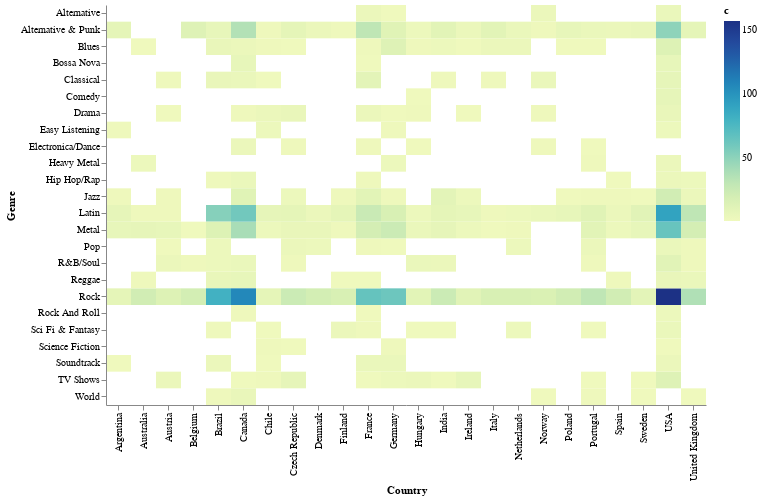

This figure's notebook cell:
### Code cell
%VEGA-LITE rect_category_heatmap.vl.json 
select i.BillingCountry as Country, g.name as Genre, count(1) as c
from invoice i 
    inner join InvoiceLine il on i.InvoiceId=il.InvoiceId 
    inner join track t on t.TrackId=il.TrackId 
    inner join genre g on g.GenreId=t.GenreId
group by 1,2

### Figure 1 — Vega-Lite specification as saved in the notebook (floating-point values rounded to 4 significant figures; data arrays with more than 128 entries replaced by an {"elided": "..."} marker saying what was removed)
{"$schema": "https://vega.github.io/schema/vega-lite/v4.json", "config": {"view": {"stroke": "transparent"}}, "data": {"values": {"elided": "238 records"}}, "encoding": {"color": {"field": "c", "type": "quantitative"}, "x": {"field": "Country", "type": "nominal"}, "y": {"field": "Genre", "type": "nominal"}}, "height": 400, "mark": "rect", "width": 600}
